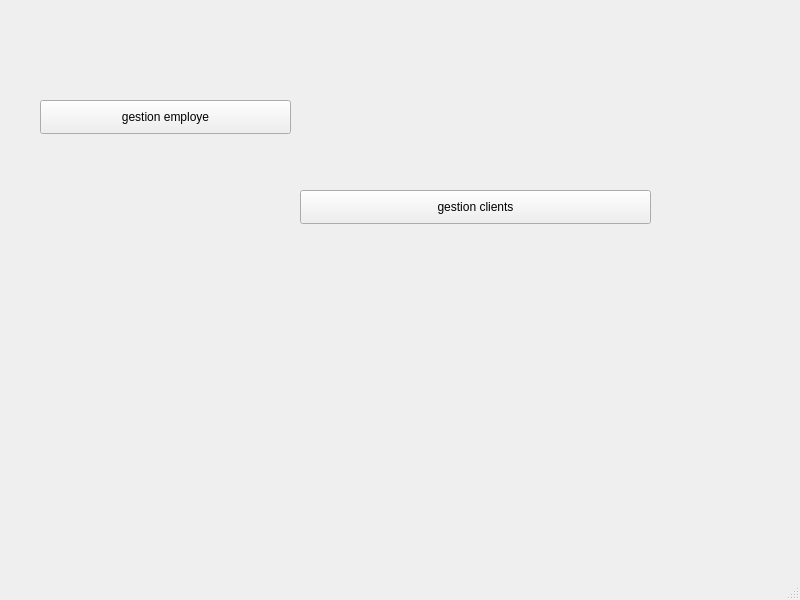
<?xml version="1.0" encoding="UTF-8"?>
<ui version="4.0">
 <class>menu</class>
 <widget class="QMainWindow" name="menu">
  <property name="geometry">
   <rect>
    <x>0</x>
    <y>0</y>
    <width>800</width>
    <height>600</height>
   </rect>
  </property>
  <property name="windowTitle">
   <string>MainWindow</string>
  </property>
  <widget class="QWidget" name="centralwidget">
   <widget class="QPushButton" name="pushButton">
    <property name="geometry">
     <rect>
      <x>40</x>
      <y>100</y>
      <width>251</width>
      <height>34</height>
     </rect>
    </property>
    <property name="text">
     <string>gestion employe</string>
    </property>
   </widget>
   <widget class="QPushButton" name="pushButton_2">
    <property name="geometry">
     <rect>
      <x>300</x>
      <y>190</y>
      <width>351</width>
      <height>34</height>
     </rect>
    </property>
    <property name="text">
     <string>gestion clients</string>
    </property>
   </widget>
  </widget>
  <widget class="QMenuBar" name="menubar">
   <property name="geometry">
    <rect>
     <x>0</x>
     <y>0</y>
     <width>800</width>
     <height>30</height>
    </rect>
   </property>
  </widget>
  <widget class="QStatusBar" name="statusbar"/>
 </widget>
 <resources/>
 <connections/>
</ui>
